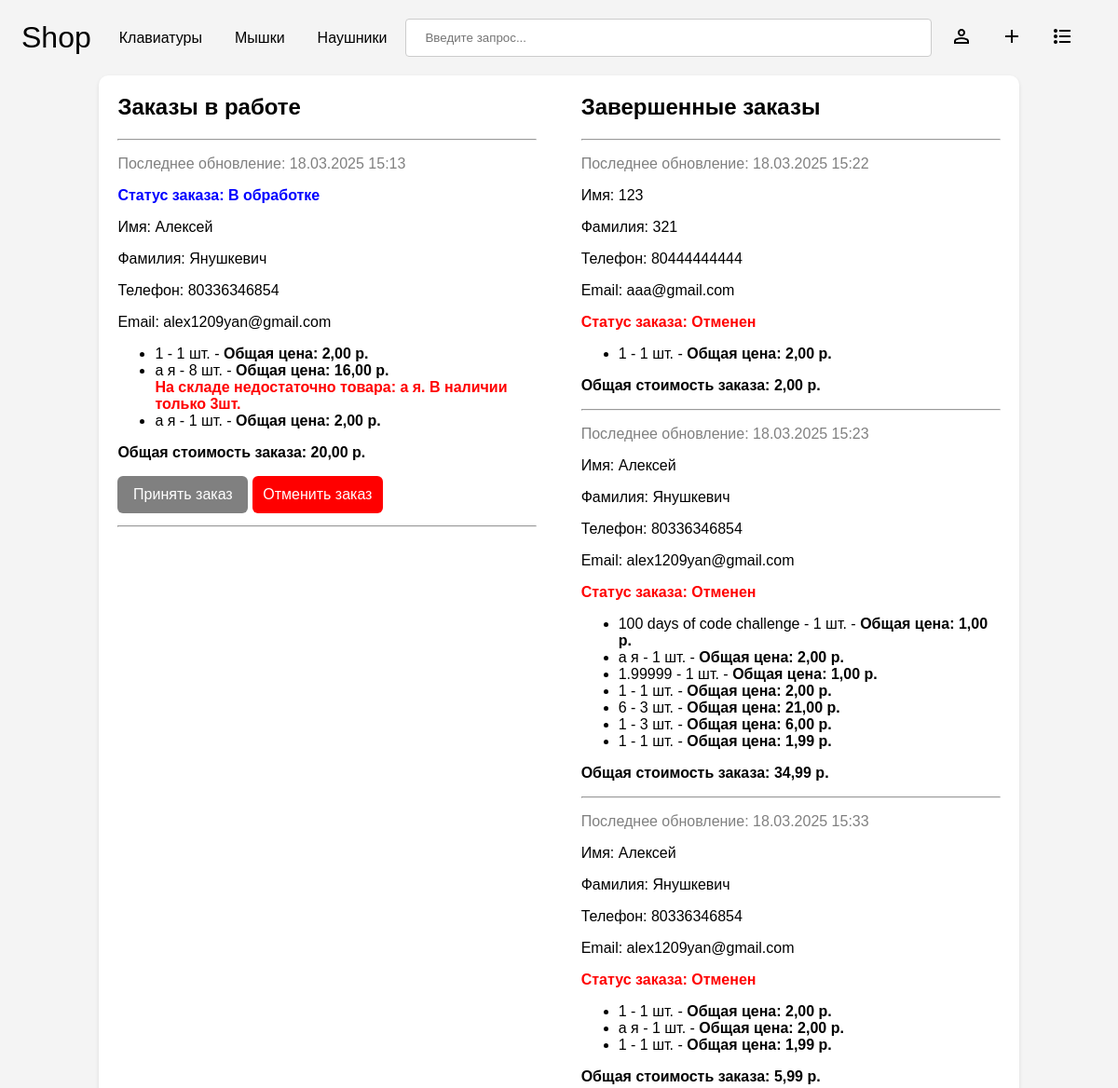
The page /admin-panel/ (signed in, upper part) on the database as committed earlier.
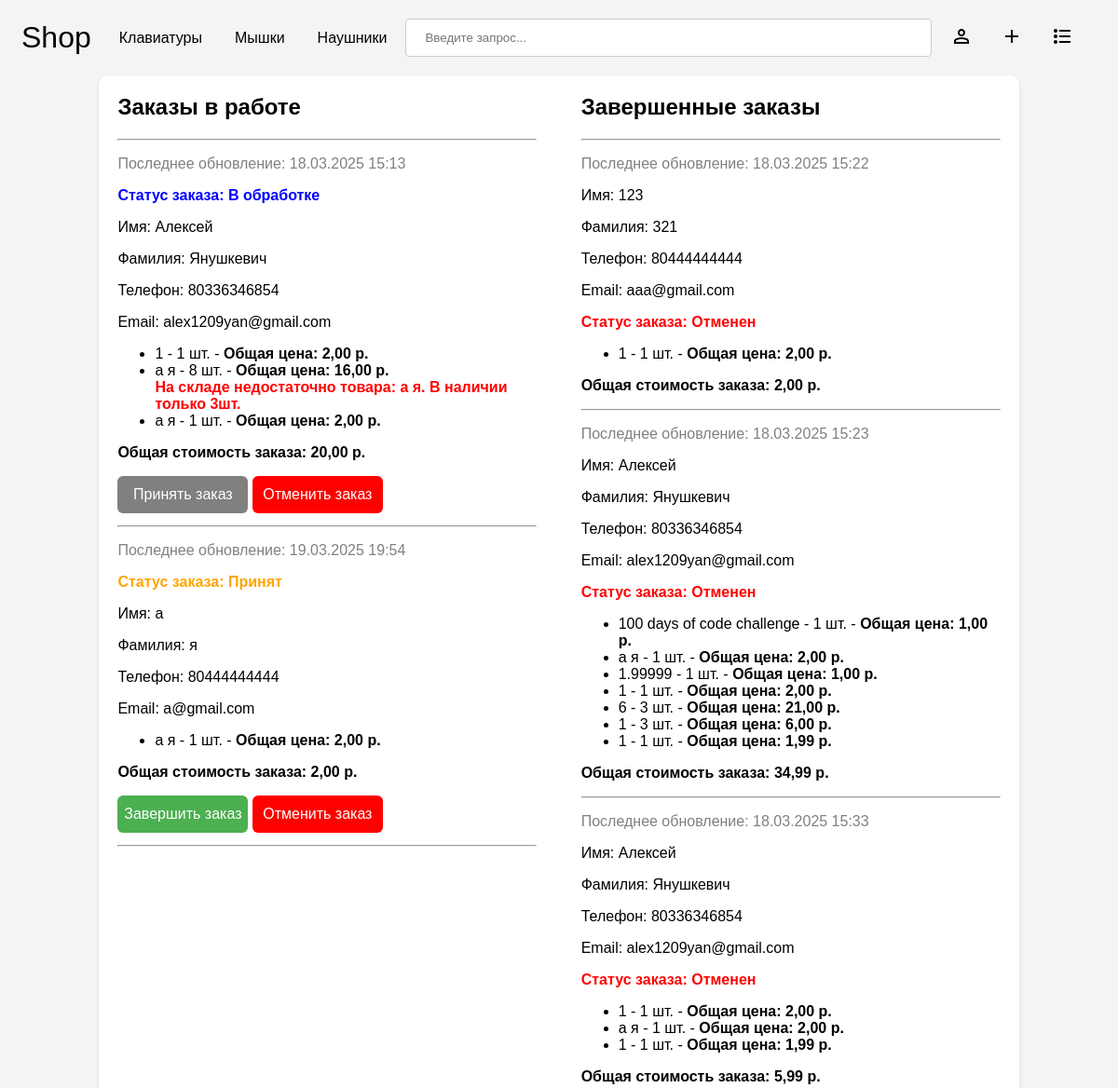
The same page on the database as committed later.
### base/models.py (models this page shows, shortened)
class Cart(models.Model):
    statuses = [
        ('-', '-'),
        ('В обработке', 'В обработке'),
        ('Принят', 'Принят'),
        ('Отменен', 'Отменен'),
        ('Отменен системой (на складе недостаточно товара)', 'Отменен системой (на складе недостаточно товара)'),
        ('Завершен','Завершен')
    ]
    user = models.ForeignKey(User, on_delete=models.CASCADE, null=True, blank=True)
    session_key = models.CharField(max_length=100, null=True, blank=True)
    created_at = models.DateTimeField(auto_now_add=True)
    status = models.CharField(max_length=50, choices=statuses, default='-')
    first_name = models.CharField(max_length=100, null=True, blank=True)
    last_name = models.CharField(max_length=100, null=True, blank=True)
    phone_number = models.CharField(max_length=20, null=True, blank=True)
    email = models.EmailField(null=True, blank=True)
    updated = models.DateTimeField(auto_now = True)

class CartItem(models.Model):
    cart = models.ForeignKey(Cart, on_delete=models.CASCADE)
    product = models.ForeignKey(Product, on_delete=models.CASCADE)
    quantity = models.PositiveIntegerField(default=1)

class Product(models.Model):
    product_types = [
        ('keyboard', 'Клавиатура'),
        ('mouse', 'Мышь'),
        ('headphones', 'Наушники'),
    ]
    id = models.AutoField(primary_key=True)
    type = models.CharField(max_length=40, choices=product_types,default='')
    name = models.CharField(max_length=200)
    price = models.DecimalField(validators=[MinValueValidator(0)],decimal_places=2, max_digits=10)
    amount = models.IntegerField(validators=[MinValueValidator(0)])
    year = models.IntegerField(validators=[MinValueValidator(1970),MaxValueValidator(2030)])
    description = models.JSONField(null=True,blank=True)
    created = models.DateTimeField(auto_now_add = True)

### base/views.py (the view, shortened to what this page needs)
# urls.py: path('admin-panel/',views.adminPanel, name = 'admin-panel'),
@login_required(login_url='/login')
@user_passes_test(only_for_staff, login_url='/login')
def adminPanel(request):
    carts = Cart.objects.exclude(status = '-').order_by('status')
    cart_items = {}
    for cart in carts:
        items = CartItem.objects.filter(cart=cart)
        cart_items[cart] = items
    context = {
        'carts': carts,
        'cart_items': cart_items,
        }
    if request.headers.get('X-Requested-With') == 'XMLHttpRequest':
        html = render(request, 'admin_panel_innerHTML.html',context)
        return JsonResponse({'html':html.content.decode('utf-8')})
    else:
        return render(request, 'admin_panel.html', context)

### base/context_processors.py (called while the page is built)
def cart_item_count(request):
    cart_count = 0
    cart = None
    if request.user.is_authenticated:
        cart,_ = Cart.objects.get_or_create(user=request.user, status = '-')
    elif request.session.session_key != None:
        cart,_ = Cart.objects.get_or_create(session_key=request.session.session_key,status = '-')
    if cart:
        cart_products = CartItem.objects.filter(cart=cart)
        if cart_products.exists():
            cart_count = cart_products.aggregate(Sum('quantity'))['quantity__sum']
        else:
            cart_count = 0
    return {'cart_item_count': cart_count}

### base/templatetags/custom_filters.py (called while the page is built)
@register.filter
def sum_prices(items):
    total_price = 0
    for item in items:
        total_price += item.product.price * item.quantity
    return round(total_price,2)

@register.filter
def get_item(dictionary, key):
    return dictionary.get(key)

@register.filter
def multiply(value, arg):
    return value * arg

@register.filter
def sort_carts(array):
    return array.order_by('updated')

### base/views.py (called while the page is built)
def only_for_staff(user):
  return user.is_staff

### templates/admin_panel.html (shortened to what this page needs)
<!DOCTYPE html>
{% load static %}
<html lang="en">
<head>
</head>
<body>
    {% include 'navbar.html' %}
    <div class="admin-panel-wrapper">
        {% include 'admin_panel_innerHTML.html' %}
    </div>
</body>
</html>

### templates/admin_panel_innerHTML.html
{% load custom_filters %}
<div class="order-list">
    <h2>Заказы в работе</h2>
    <hr>
    {% for cart in carts %}
        {% if cart.status != 'Отменен' and cart.status != 'Завершен' and cart.status != 'Отменен системой (на складе недостаточно товара)' %}
            <div class="order-item active-orders">
                <p class="order-date">Последнее обновление: {{ cart.updated|date:"d.m.Y H:i" }}</p>
                <p class="order-status" data-status="{{ cart.status }}">
                    <b>Статус заказа: {{ cart.status }}</b>
                </p>
                <div class="order-details">
                    <p>Имя: {{ cart.first_name }}</p>
                    <p>Фамилия: {{ cart.last_name }}</p>
                    <p>Телефон: {{ cart.phone_number }}</p>
                    {% if cart.email %}
                        <p>Email: {{ cart.email }}</p>
                    {% endif %}
                </div>
                <ul>
                    {% for item in cart_items|get_item:cart %}
                        <li>
                            {{ item.product.name }} - {{ item.quantity }} шт. -
                            <b>Общая цена: {{ item.product.price|multiply:item.quantity }} р.</b>
                            <br>
                            {% if item.product.amount < item.quantity and cart.status == 'В обработке' %}
                                <b class="warning">На складе недостаточно товара: {{ item.product.name }}. В наличии только {{ item.product.amount }}шт.</b>
                            {% endif %}
                        </li>
                    {% endfor %}
                </ul>
                <b><p class="order-total">Общая стоимость заказа: {{ cart_items|get_item:cart|sum_prices }} р.</p></b>
                <div class="button-group">
                    {% if cart.status == 'В обработке' %}
                        <button onclick="changeOrderStatus({{ cart.id }},'accept')" class="button accept-button">Принять заказ</button>
                    {% elif cart.status == 'Принят' %}
                        <button onclick="changeOrderStatus({{ cart.id }},'finish')" class="button finish-button">Завершить заказ</button>
                    {% endif %}
                    <button onclick="changeOrderStatus({{ cart.id }},'decline')" class="button decline-button">Отменить заказ</button>
                </div>
            <hr>
            </div>
        {% endif %}
    {% endfor %}
</div>
<div class="order-list">
    <h2>Завершенные заказы</h2>
    <hr>
    {% for cart in carts|sort_carts %}
        {% if cart.status == 'Отменен' or cart.status == 'Завершен' or cart.status == 'Отменен системой (на складе недостаточно товара)' %}
            <div class="order-item">
                <p class="order-date">Последнее обновление: {{ cart.updated|date:"d.m.Y H:i" }}</p>
                <div class="order-details">
                    <p>Имя: {{ cart.first_name }}</p>
                    <p>Фамилия: {{ cart.last_name }}</p>
                    <p>Телефон: {{ cart.phone_number }}</p>
                    {% if cart.email %}
                        <p>Email: {{ cart.email }}</p>
                    {% endif %}
                </div>
                <p class="order-status" data-status="{{ cart.status }}">
                    <b>Статус заказа: {{ cart.status }}</b>
                </p>
                <ul>
                    {% for item in cart_items|get_item:cart %}
                        <li>
                            {{ item.product.name }} - {{ item.quantity }} шт. -
                            <b>Общая цена: {{ item.product.price|multiply:item.quantity }} р.</b>
                        </li>
                    {% endfor %}
                </ul>
                <b><p class="order-total">Общая стоимость заказа: {{ cart_items|get_item:cart|sum_prices }} р.</p></b>
                <hr>
            </div>
        {% endif %}
    {% endfor %}
</div>

Rows that differ between the two databases and show on the page:
added Cart: updated "19.03.2025 19:54", status "Принят", first_name "a", last_name "я", phone_number "80444444444", email "a@gmail.com", id.quantity "2,00", shown under "Заказы в работе"
added CartItem: product.name "a я", quantity "1", product.price|multiply "2,00", shown under "19.03.2025 19:54"
